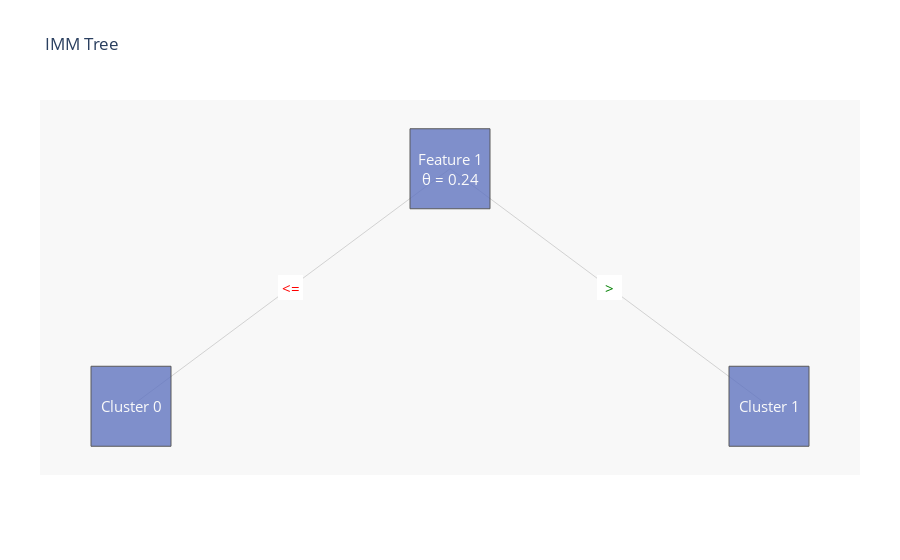

Notebook code for this chart:
### Code cell
#initialize with n clusters
imm = Extractor.imm(exact_cluster_to_search)
imm.fit(X_train)
imm.drawTree()

Y_pred_1=imm.predict_on_more_data(X_test)

print('rand_score is: ',metrics.rand_score(Y_test,Y_pred_1),' , ARI score is : ',metrics.adjusted_rand_score(Y_test,Y_pred_1),' , AMI score is: ',metrics.adjusted_mutual_info_score(Y_test,Y_pred_1),' , silhoutte score is: ',metrics.silhouette_score(X_test,Y_pred_1))

### Figure 1 — Plotly figure (JSON) as saved in the notebook; plotly's stock layout.template omitted (floating-point values rounded to 4 significant figures)
{"data": [{"hoverinfo": "none", "line": {"color": "rgb(210,210,210)", "width": 1}, "mode": "lines", "type": "scatter", "x": [0, -0.5, null, 0, 0.5, null], "y": [2, 1, null, 2, 1, null]}, {"hoverinfo": "none", "marker": {"color": "#6175c1", "line": {"color": "rgb(50,50,50)", "width": 1}, "size": 80, "symbol": "square"}, "mode": "markers", "name": "bla", "opacity": 0.8, "text": ["Feature 1<br>θ = 0.24", "Cluster 0", "Cluster 1"], "type": "scatter", "x": [0, -0.5, 0.5], "y": [2, 1, 1]}, {"hoverinfo": "none", "marker": {"color": "#FFFFFF", "line": {"color": "rgb(250,250,250)", "width": 0}, "size": 25, "symbol": "square"}, "mode": "markers", "name": "bla", "opacity": 1, "type": "scatter", "x": [-0.25, 0.25], "y": [1.5, 1.5]}], "layout": {"annotations": [{"font": {"color": "rgb(250,250,250)", "size": 15}, "showarrow": false, "text": "Feature 1<br>θ = 0.24", "x": 0, "xref": "x", "y": 2, "yref": "y"}, {"font": {"color": "rgb(250,250,250)", "size": 15}, "showarrow": false, "text": "Cluster 0", "x": -0.5, "xref": "x", "y": 1, "yref": "y"}, {"font": {"color": "rgb(250,250,250)", "size": 15}, "showarrow": false, "text": "Cluster 1", "x": 0.5, "xref": "x", "y": 1, "yref": "y"}, {"font": {"color": "rgb(255,0,0)", "size": 15}, "showarrow": false, "text": "<=", "x": -0.25, "xref": "x", "y": 1.5, "yref": "y"}, {"font": {"color": "rgb(0,128,0)", "size": 15}, "showarrow": false, "text": ">", "x": 0.25, "xref": "x", "y": 1.5, "yref": "y"}], "font": {"size": 12}, "hovermode": "closest", "margin": {"b": 85, "l": 40, "r": 40, "t": 100}, "plot_bgcolor": "rgb(248,248,248)", "showlegend": false, "title": {"text": "IMM Tree"}, "uniformtext": {"minsize": 8}, "xaxis": {"showgrid": false, "showline": false, "showticklabels": false, "zeroline": false}, "yaxis": {"showgrid": false, "showline": false, "showticklabels": false, "zeroline": false}}}
